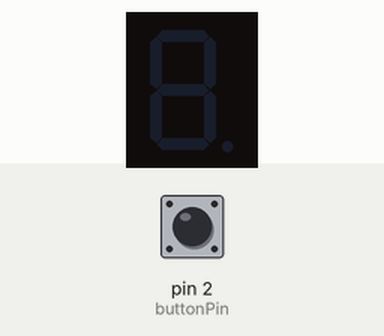
Recording of a sketch running on a simulated Arduino Uno, built with avr-gcc and run on an emulated ATmega328P. Parts: 1-digit seven-segment display. Wiring (inferred from the names in the program): 1-digit 7-segment display, segments lit when HIGH: segments pin 3, pin 4, pin 5, pin 6, pin 8, pin 9, pin 10. The inputs (shaded band) are chosen by the test bench; at power-on: pin 2 (buttonPin) HIGH. The segment pins are drawn as the display they are named for; not simulated (calls return 0 or success): arduino_secrets.h.

Above: at 1.2 s.
1.3 s: pin 2 (buttonPin) pulled LOW for 0.15 s
At 2.5 s:
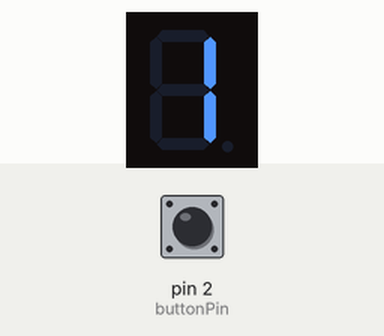
2.9 s: pin 2 (buttonPin) pulled LOW for 1 s
At 3.7 s:
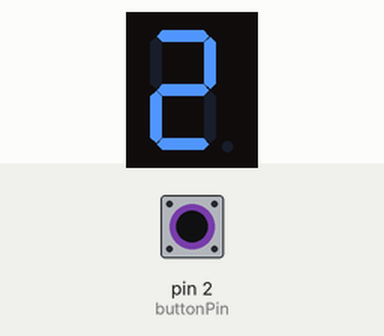
5.4 s: pin 2 (buttonPin) pulled LOW for 0.15 s
At 6.6 s:
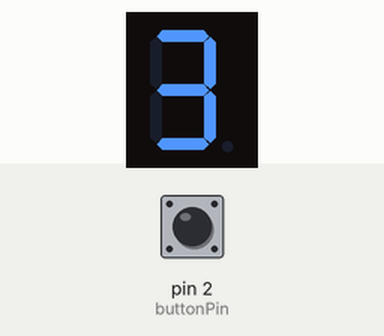
7.0 s: pin 2 (buttonPin) pulled LOW for 3.2 s
At 8.0 s:
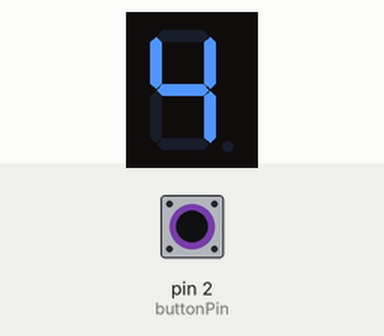
11.7 s: pin 2 (buttonPin) pulled LOW for 0.15 s
At 12.8 s:
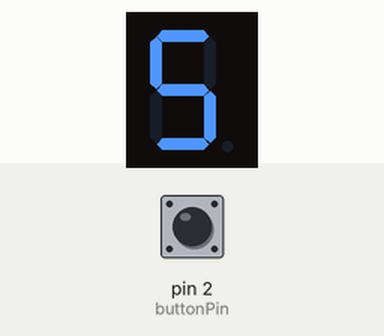
13.3 s: pin 2 (buttonPin) pulled LOW for 1 s
At 14.0 s:
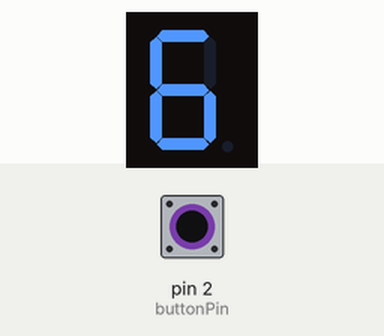
Timing chart, 0 to 16.3 s (numbered marks = the images above; inputs shaded):
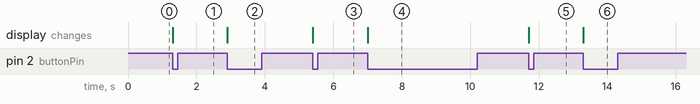

The sketch:

code_of_repos.ino
```cpp
#include "arduino_secrets.h"

const int buttonPin = 2; // Ð Ð¸Ð½ Ð´Ð»Ñ  ÐºÐ½Ð¾Ð¿ÐºÐ¸
const int segments[] = {3, 4, 5, 6, 8, 9, 10}; // Ð Ð¸Ð½Ñ  Ð´Ð»Ñ  Ñ ÐµÐ³Ð¼ÐµÐ½Ñ Ð¾Ð² Ð´Ð¸Ñ Ð¿Ð»ÐµÑ  (a, b, c, d, e, f, g)
const int segmentCount = 7;

// Ð¢Ð°Ð±Ð»Ð¸Ñ Ð° Ñ ÐµÐ³Ð¼ÐµÐ½Ñ Ð¾Ð² Ð´Ð»Ñ  Ñ Ð¸Ñ Ñ  0-9 (a-g, HIGH Ð²ÐºÐ»Ñ Ñ Ð°ÐµÑ  Ñ ÐµÐ³Ð¼ÐµÐ½Ñ )
const bool digits[10][7] = {
  {1, 1, 1, 1, 1, 1, 0}, // 0
  {0, 1, 1, 0, 0, 0, 0}, // 1
  {1, 1, 0, 1, 1, 0, 1}, // 2
  {1, 1, 1, 1, 0, 0, 1}, // 3
  {0, 1, 1, 0, 0, 1, 1}, // 4
  {1, 0, 1, 1, 0, 1, 1}, // 5
  {1, 0, 1, 1, 1, 1, 1}, // 6
  {1, 1, 1, 0, 0, 0, 0}, // 7
  {1, 1, 1, 1, 1, 1, 1}, // 8
  {1, 1, 1, 1, 0, 1, 1}  // 9
};

int currentDigit = 0; // Ð¢ÐµÐºÑ Ñ Ð°Ñ  Ñ Ð¸Ñ Ñ Ð°
bool buttonState = HIGH; // Ð¢ÐµÐºÑ Ñ ÐµÐµ Ñ Ð¾Ñ Ñ Ð¾Ñ Ð½Ð¸Ðµ ÐºÐ½Ð¾Ð¿ÐºÐ¸
bool lastButtonState = HIGH; // Ð Ñ ÐµÐ´Ñ Ð´Ñ Ñ ÐµÐµ Ñ Ð¾Ñ Ñ Ð¾Ñ Ð½Ð¸Ðµ ÐºÐ½Ð¾Ð¿ÐºÐ¸

void setup() {
  pinMode(buttonPin, INPUT_PULLUP); // Ð Ð½Ð¾Ð¿ÐºÐ° Ñ  Ð¿Ð¾Ð´Ñ Ñ Ð¶ÐºÐ¾Ð¹ Ðº Ð¿Ð¸Ñ Ð°Ð½Ð¸Ñ 
  for (int i = 0; i < segmentCount; i++) {
    pinMode(segments[i], OUTPUT); // Ð Ð°Ñ Ñ Ñ Ð°Ð¸Ð²Ð°ÐµÐ¼ Ð²Ñ Ðµ Ñ ÐµÐ³Ð¼ÐµÐ½Ñ Ñ  ÐºÐ°Ðº Ð²Ñ Ñ Ð¾Ð´Ñ 
    digitalWrite(segments[i], LOW); // Ð Ñ Ðµ Ñ ÐµÐ³Ð¼ÐµÐ½Ñ Ñ  Ð²Ñ ÐºÐ»Ñ Ñ ÐµÐ½Ñ 
  }
}

void loop() {
  buttonState = digitalRead(buttonPin); // Ð¡Ñ Ð¸Ñ Ñ Ð²Ð°ÐµÐ¼ Ñ Ð¾Ñ Ñ Ð¾Ñ Ð½Ð¸Ðµ ÐºÐ½Ð¾Ð¿ÐºÐ¸

  // Ð Ñ Ð»Ð¸ ÐºÐ½Ð¾Ð¿ÐºÐ° Ð½Ð°Ð¶Ð°Ñ Ð° (Ð¿ÐµÑ ÐµÑ Ð¾Ð´ Ð¸Ð· HIGH Ð² LOW)
  if (buttonState == LOW && lastButtonState == HIGH) {
    currentDigit = (currentDigit + 1) % 10; // Ð£Ð²ÐµÐ»Ð¸Ñ Ð¸Ð²Ð°ÐµÐ¼ Ñ Ð¸Ñ Ñ Ñ , Ð¿ÐµÑ ÐµÑ Ð¾Ð´Ð¸Ð¼ Ð½Ð° 0 Ð¿Ð¾Ñ Ð»Ðµ 9
    displayDigit(currentDigit); // Ð Ñ Ð¾Ð±Ñ Ð°Ð¶Ð°ÐµÐ¼ Ñ Ð¸Ñ Ñ Ñ 
    delay(200); // Ð Ð°Ð´ÐµÑ Ð¶ÐºÐ° Ð´Ð»Ñ  Ð·Ð°Ñ Ð¸Ñ Ñ  Ð¾Ñ  Ð´Ñ ÐµÐ±ÐµÐ·Ð³Ð°
  }

  lastButtonState = buttonState; // Ð¡Ð¾Ñ Ñ Ð°Ð½Ñ ÐµÐ¼ Ñ Ð¾Ñ Ñ Ð¾Ñ Ð½Ð¸Ðµ ÐºÐ½Ð¾Ð¿ÐºÐ¸
}

// Ð¤Ñ Ð½ÐºÑ Ð¸Ñ  Ð´Ð»Ñ  Ð¾Ñ Ð¾Ð±Ñ Ð°Ð¶ÐµÐ½Ð¸Ñ  Ñ Ð¸Ñ Ñ Ñ  Ð½Ð° Ð´Ð¸Ñ Ð¿Ð»ÐµÐµ
void displayDigit(int digit) {
  for (int i = 0; i < segmentCount; i++) {
    digitalWrite(segments[i], digits[digit][i]); // Ð£Ñ Ñ Ð°Ð½Ð°Ð²Ð»Ð¸Ð²Ð°ÐµÐ¼ Ñ Ð¾Ñ Ñ Ð¾Ñ Ð½Ð¸Ðµ Ñ ÐµÐ³Ð¼ÐµÐ½Ñ Ð°
  }
}
```

Measured:
- after the input at 1.3 s, the display: changes at once (image 1)
- after the input at 2.9 s, the display: changes at once (image 2)
- after the input at 5.4 s, the display: changes at once (image 3)
- after the input at 7.0 s, the display: changes at once (image 4)
- after the input at 11.7 s, the display: changes at once (image 5)
- after the input at 13.3 s, the display: changes at once (image 6)
